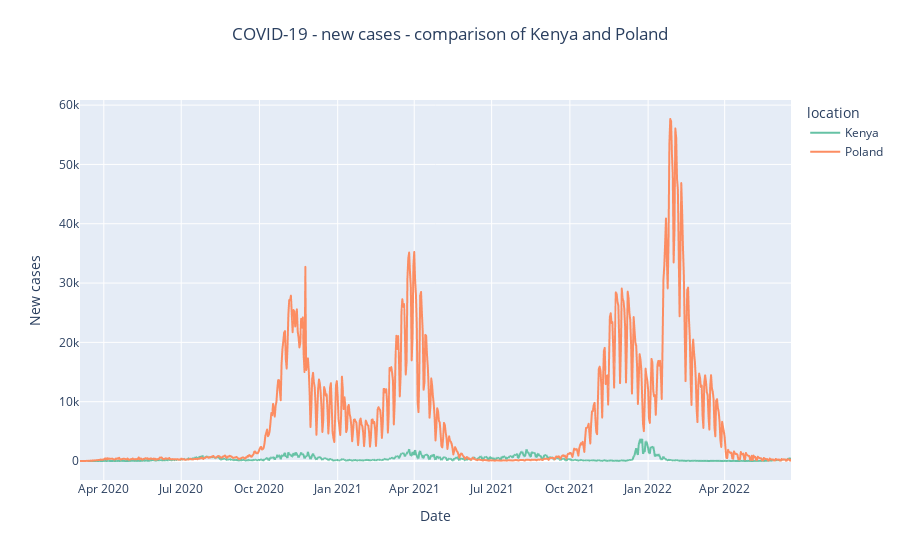

Notebook code cell kept with this figure:
### Code cell
new_cases_fig = px.line(df_new_cases,
                        x='date',
                        y='new_cases',
                        color = 'location',
                        color_discrete_sequence=px.colors.qualitative.Set2,
                        title='COVID-19 - new cases - comparison of Kenya and Poland'
)
new_cases_fig.update_layout(
    title={
        'text': 'COVID-19 - new cases - comparison of Kenya and Poland',
        'y': 0.95, 
        'x': 0.5, 
        'xanchor': 'center',  
        'yanchor': 'top',  
    },
    xaxis_title='Date', 
    yaxis_title='New cases'
)
new_cases_fig

### Figure 1 — Plotly figure (JSON) as saved in the notebook; plotly's stock layout.template omitted (floating-point values rounded to 4 significant figures; data arrays with more than 128 entries replaced by an {"elided": "..."} marker saying what was removed)
{"data": [{"hovertemplate": "location=Kenya<br>date=%{x}<br>new_cases=%{y}<extra></extra>", "legendgroup": "Kenya", "line": {"color": "rgb(102,194,165)", "dash": "solid"}, "marker": {"symbol": "circle"}, "mode": "lines", "name": "Kenya", "showlegend": true, "type": "scattergl", "x": {"elided": "835 str values"}, "xaxis": "x", "y": {"elided": "835 int values"}, "yaxis": "y"}, {"hovertemplate": "location=Poland<br>date=%{x}<br>new_cases=%{y}<extra></extra>", "legendgroup": "Poland", "line": {"color": "rgb(252,141,98)", "dash": "solid"}, "marker": {"symbol": "circle"}, "mode": "lines", "name": "Poland", "showlegend": true, "type": "scattergl", "x": {"elided": "837 str values"}, "xaxis": "x", "y": {"elided": "837 int values"}, "yaxis": "y"}], "layout": {"legend": {"title": {"text": "location"}, "tracegroupgap": 0}, "title": {"text": "COVID-19 - new cases - comparison of Kenya and Poland", "x": 0.5, "xanchor": "center", "y": 0.95, "yanchor": "top"}, "xaxis": {"anchor": "y", "domain": [0, 1], "title": {"text": "Date"}}, "yaxis": {"anchor": "x", "domain": [0, 1], "title": {"text": "New cases"}}}}
